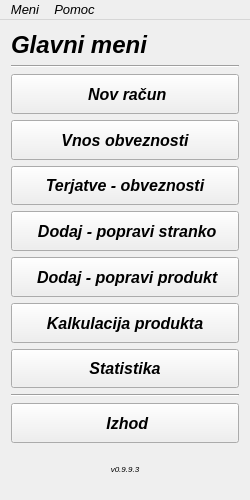
<?xml version="1.0" encoding="UTF-8"?>
<ui version="4.0">
 <class>MainWindow</class>
 <widget class="QMainWindow" name="MainWindow">
  <property name="geometry">
   <rect>
    <x>0</x>
    <y>0</y>
    <width>250</width>
    <height>500</height>
   </rect>
  </property>
  <property name="sizePolicy">
   <sizepolicy hsizetype="Fixed" vsizetype="Fixed">
    <horstretch>0</horstretch>
    <verstretch>0</verstretch>
   </sizepolicy>
  </property>
  <property name="minimumSize">
   <size>
    <width>250</width>
    <height>500</height>
   </size>
  </property>
  <property name="maximumSize">
   <size>
    <width>250</width>
    <height>500</height>
   </size>
  </property>
  <property name="font">
   <font>
    <family>MS Sans Serif</family>
    <pointsize>10</pointsize>
    <italic>true</italic>
   </font>
  </property>
  <property name="windowTitle">
   <string>MainWindow</string>
  </property>
  <property name="documentMode">
   <bool>false</bool>
  </property>
  <widget class="QWidget" name="centralWidget">
   <layout class="QGridLayout" name="gridLayout">
    <item row="0" column="0">
     <widget class="QLabel" name="label_2">
      <property name="sizePolicy">
       <sizepolicy hsizetype="MinimumExpanding" vsizetype="Maximum">
        <horstretch>0</horstretch>
        <verstretch>0</verstretch>
       </sizepolicy>
      </property>
      <property name="font">
       <font>
        <family>MS Sans Serif</family>
        <pointsize>18</pointsize>
        <weight>75</weight>
        <italic>true</italic>
        <bold>true</bold>
       </font>
      </property>
      <property name="frameShape">
       <enum>QFrame::NoFrame</enum>
      </property>
      <property name="frameShadow">
       <enum>QFrame::Plain</enum>
      </property>
      <property name="text">
       <string>Glavni meni</string>
      </property>
     </widget>
    </item>
    <item row="2" column="0">
     <layout class="QVBoxLayout" name="verticalLayout">
      <item>
       <widget class="QPushButton" name="pushButton_2">
        <property name="sizePolicy">
         <sizepolicy hsizetype="Minimum" vsizetype="Minimum">
          <horstretch>0</horstretch>
          <verstretch>0</verstretch>
         </sizepolicy>
        </property>
        <property name="font">
         <font>
          <family>MS Sans Serif</family>
          <pointsize>12</pointsize>
          <weight>75</weight>
          <italic>true</italic>
          <bold>true</bold>
          <kerning>true</kerning>
         </font>
        </property>
        <property name="layoutDirection">
         <enum>Qt::LeftToRight</enum>
        </property>
        <property name="text">
         <string> Nov račun</string>
        </property>
        <property name="icon">
         <iconset>
          <normaloff>../icons/new_invoice.png</normaloff>
          <activeon>:/icons/new_invoice.png</activeon>../icons/new_invoice.png</iconset>
        </property>
        <property name="iconSize">
         <size>
          <width>16</width>
          <height>16</height>
         </size>
        </property>
        <property name="shortcut">
         <string>F1</string>
        </property>
        <property name="autoExclusive">
         <bool>false</bool>
        </property>
       </widget>
      </item>
      <item>
       <widget class="QPushButton" name="pushButton_6">
        <property name="sizePolicy">
         <sizepolicy hsizetype="Minimum" vsizetype="Minimum">
          <horstretch>0</horstretch>
          <verstretch>0</verstretch>
         </sizepolicy>
        </property>
        <property name="font">
         <font>
          <family>MS Sans Serif</family>
          <pointsize>12</pointsize>
          <weight>75</weight>
          <italic>true</italic>
          <bold>true</bold>
         </font>
        </property>
        <property name="text">
         <string>Vnos obveznosti</string>
        </property>
        <property name="icon">
         <iconset>
          <activeon>:/icons/money-bag.png</activeon>
         </iconset>
        </property>
       </widget>
      </item>
      <item>
       <widget class="QPushButton" name="pushButton_5">
        <property name="sizePolicy">
         <sizepolicy hsizetype="Minimum" vsizetype="Minimum">
          <horstretch>0</horstretch>
          <verstretch>0</verstretch>
         </sizepolicy>
        </property>
        <property name="font">
         <font>
          <family>MS Sans Serif</family>
          <pointsize>12</pointsize>
          <weight>75</weight>
          <italic>true</italic>
          <bold>true</bold>
         </font>
        </property>
        <property name="text">
         <string>Terjatve - obveznosti</string>
        </property>
        <property name="icon">
         <iconset>
          <normalon>../icons/terjatve_obveznosti.png</normalon>
          <activeon>:/icons/terjatve_obveznosti.png</activeon>
         </iconset>
        </property>
        <property name="shortcut">
         <string>F2</string>
        </property>
       </widget>
      </item>
      <item>
       <widget class="QPushButton" name="pushButton_3">
        <property name="sizePolicy">
         <sizepolicy hsizetype="Minimum" vsizetype="Minimum">
          <horstretch>0</horstretch>
          <verstretch>0</verstretch>
         </sizepolicy>
        </property>
        <property name="font">
         <font>
          <family>MS Sans Serif</family>
          <pointsize>12</pointsize>
          <weight>75</weight>
          <italic>true</italic>
          <bold>true</bold>
         </font>
        </property>
        <property name="text">
         <string> Dodaj - popravi stranko</string>
        </property>
        <property name="icon">
         <iconset>
          <normaloff>../icons/dodaj_podjetje.png</normaloff>
          <activeon>:/icons/dodaj_podjetje.png</activeon>../icons/dodaj_podjetje.png</iconset>
        </property>
        <property name="shortcut">
         <string>F3</string>
        </property>
       </widget>
      </item>
      <item>
       <widget class="QPushButton" name="pushButton_4">
        <property name="sizePolicy">
         <sizepolicy hsizetype="Minimum" vsizetype="Minimum">
          <horstretch>0</horstretch>
          <verstretch>0</verstretch>
         </sizepolicy>
        </property>
        <property name="font">
         <font>
          <family>MS Sans Serif</family>
          <pointsize>12</pointsize>
          <weight>75</weight>
          <italic>true</italic>
          <bold>true</bold>
         </font>
        </property>
        <property name="text">
         <string> Dodaj - popravi produkt</string>
        </property>
        <property name="icon">
         <iconset>
          <normaloff>../icons/dodaj_produkt.png</normaloff>
          <activeon>:/icons/dodaj_produkt.png</activeon>../icons/dodaj_produkt.png</iconset>
        </property>
        <property name="shortcut">
         <string>F4</string>
        </property>
       </widget>
      </item>
      <item>
       <widget class="QPushButton" name="pushButton_8">
        <property name="sizePolicy">
         <sizepolicy hsizetype="Minimum" vsizetype="Minimum">
          <horstretch>0</horstretch>
          <verstretch>0</verstretch>
         </sizepolicy>
        </property>
        <property name="font">
         <font>
          <pointsize>12</pointsize>
          <weight>75</weight>
          <bold>true</bold>
         </font>
        </property>
        <property name="text">
         <string>Kalkulacija produkta</string>
        </property>
        <property name="icon">
         <iconset resource="files.qrc">
          <normaloff>:/icons/calculation.png</normaloff>:/icons/calculation.png</iconset>
        </property>
        <property name="iconSize">
         <size>
          <width>22</width>
          <height>22</height>
         </size>
        </property>
       </widget>
      </item>
      <item>
       <widget class="QPushButton" name="pushButton_7">
        <property name="sizePolicy">
         <sizepolicy hsizetype="Minimum" vsizetype="Minimum">
          <horstretch>0</horstretch>
          <verstretch>0</verstretch>
         </sizepolicy>
        </property>
        <property name="font">
         <font>
          <family>MS Sans Serif</family>
          <pointsize>12</pointsize>
          <weight>75</weight>
          <italic>true</italic>
          <bold>true</bold>
         </font>
        </property>
        <property name="text">
         <string>Statistika</string>
        </property>
        <property name="icon">
         <iconset>
          <normalon>:/icons/statistic.png</normalon>
         </iconset>
        </property>
       </widget>
      </item>
      <item>
       <widget class="Line" name="line">
        <property name="font">
         <font>
          <family>MS Sans Serif</family>
          <italic>true</italic>
         </font>
        </property>
        <property name="orientation">
         <enum>Qt::Horizontal</enum>
        </property>
       </widget>
      </item>
      <item>
       <widget class="QPushButton" name="pushButton">
        <property name="sizePolicy">
         <sizepolicy hsizetype="Minimum" vsizetype="Minimum">
          <horstretch>0</horstretch>
          <verstretch>0</verstretch>
         </sizepolicy>
        </property>
        <property name="font">
         <font>
          <family>MS Sans Serif</family>
          <pointsize>12</pointsize>
          <weight>75</weight>
          <italic>true</italic>
          <bold>true</bold>
         </font>
        </property>
        <property name="text">
         <string> Izhod</string>
        </property>
        <property name="icon">
         <iconset>
          <normaloff>../icons/izhod.png</normaloff>
          <activeon>:/icons/izhod.png</activeon>../icons/izhod.png</iconset>
        </property>
        <property name="shortcut">
         <string>Ctrl+Q</string>
        </property>
       </widget>
      </item>
      <item>
       <widget class="QLabel" name="label">
        <property name="font">
         <font>
          <family>MS Sans Serif</family>
          <pointsize>6</pointsize>
          <italic>true</italic>
         </font>
        </property>
        <property name="layoutDirection">
         <enum>Qt::LeftToRight</enum>
        </property>
        <property name="frameShape">
         <enum>QFrame::NoFrame</enum>
        </property>
        <property name="frameShadow">
         <enum>QFrame::Raised</enum>
        </property>
        <property name="text">
         <string>v0.9.9.3</string>
        </property>
        <property name="textFormat">
         <enum>Qt::AutoText</enum>
        </property>
        <property name="alignment">
         <set>Qt::AlignCenter</set>
        </property>
       </widget>
      </item>
     </layout>
    </item>
    <item row="1" column="0">
     <widget class="Line" name="line_2">
      <property name="font">
       <font>
        <family>MS Sans Serif</family>
        <italic>true</italic>
       </font>
      </property>
      <property name="orientation">
       <enum>Qt::Horizontal</enum>
      </property>
     </widget>
    </item>
   </layout>
  </widget>
  <widget class="QMenuBar" name="menuBar">
   <property name="geometry">
    <rect>
     <x>0</x>
     <y>0</y>
     <width>250</width>
     <height>21</height>
    </rect>
   </property>
   <widget class="QMenu" name="menuStart">
    <property name="title">
     <string>Meni</string>
    </property>
    <addaction name="actionNov_racun"/>
    <addaction name="actionVnos_obveznosti"/>
    <addaction name="actionTerjatve_obveznosti"/>
    <addaction name="actionDodaj_podjetje"/>
    <addaction name="actionDodaj_produkt"/>
    <addaction name="actionKalkulacija_produkta"/>
    <addaction name="actionStatistika"/>
    <addaction name="separator"/>
    <addaction name="actionArhiv"/>
    <addaction name="actionNastavitve"/>
    <addaction name="separator"/>
    <addaction name="actionIzhod"/>
   </widget>
   <widget class="QMenu" name="menuPomoc">
    <property name="title">
     <string>Pomoc</string>
    </property>
    <addaction name="actionO_programu"/>
    <addaction name="separator"/>
    <addaction name="actionTesting"/>
   </widget>
   <addaction name="menuStart"/>
   <addaction name="menuPomoc"/>
  </widget>
  <action name="actionNov_racun">
   <property name="icon">
    <iconset resource="files.qrc">
     <normaloff>:/icons/new_invoice.png</normaloff>
     <normalon>../icons/new_invoice.png</normalon>:/icons/new_invoice.png</iconset>
   </property>
   <property name="text">
    <string>Nov racun</string>
   </property>
   <property name="font">
    <font>
     <family>MS Sans Serif</family>
     <pointsize>10</pointsize>
     <italic>true</italic>
    </font>
   </property>
   <property name="shortcut">
    <string>F1</string>
   </property>
  </action>
  <action name="actionDodaj_podjetje">
   <property name="icon">
    <iconset>
     <normalon>:/icons/dodaj_podjetje.png</normalon>
    </iconset>
   </property>
   <property name="text">
    <string>Dodaj stranko</string>
   </property>
   <property name="shortcut">
    <string>F4</string>
   </property>
  </action>
  <action name="actionDodaj_produkt">
   <property name="icon">
    <iconset>
     <normalon>:/icons/dodaj_produkt.png</normalon>
    </iconset>
   </property>
   <property name="text">
    <string>Dodaj produkt</string>
   </property>
   <property name="shortcut">
    <string>F5</string>
   </property>
  </action>
  <action name="actionIzhod">
   <property name="icon">
    <iconset>
     <normalon>:/icons/izhod.png</normalon>
    </iconset>
   </property>
   <property name="text">
    <string>Izhod</string>
   </property>
   <property name="shortcut">
    <string>Ctrl+Q</string>
   </property>
  </action>
  <action name="actionO_programu">
   <property name="icon">
    <iconset>
     <normaloff>../icons/about.png</normaloff>
     <normalon>:/icons/about.png</normalon>../icons/about.png</iconset>
   </property>
   <property name="text">
    <string>O programu</string>
   </property>
   <property name="font">
    <font>
     <family>MS Sans Serif</family>
     <pointsize>10</pointsize>
     <italic>true</italic>
    </font>
   </property>
   <property name="shortcut">
    <string>Ctrl+I</string>
   </property>
  </action>
  <action name="actionArhiv">
   <property name="icon">
    <iconset>
     <normalon>:/icons/arhiv.png</normalon>
    </iconset>
   </property>
   <property name="text">
    <string>Arhiv</string>
   </property>
   <property name="shortcut">
    <string>F8</string>
   </property>
  </action>
  <action name="actionTerjatve_obveznosti">
   <property name="icon">
    <iconset>
     <normalon>:/icons/terjatve_obveznosti.png</normalon>
    </iconset>
   </property>
   <property name="text">
    <string>Terjatve / obveznosti</string>
   </property>
   <property name="shortcut">
    <string>F3</string>
   </property>
  </action>
  <action name="actionVnos_obveznosti">
   <property name="icon">
    <iconset>
     <normalon>:/icons/money-bag.png</normalon>
    </iconset>
   </property>
   <property name="text">
    <string>Vnos obveznosti</string>
   </property>
   <property name="shortcut">
    <string>F2</string>
   </property>
  </action>
  <action name="actionNastavitve">
   <property name="icon">
    <iconset>
     <normalon>:/icons/settings.png</normalon>
    </iconset>
   </property>
   <property name="text">
    <string>Nastavitve</string>
   </property>
   <property name="shortcut">
    <string>F9</string>
   </property>
  </action>
  <action name="actionStatistika">
   <property name="icon">
    <iconset>
     <normalon>:/icons/statistic.png</normalon>
    </iconset>
   </property>
   <property name="text">
    <string>Statistika</string>
   </property>
   <property name="shortcut">
    <string>F7</string>
   </property>
  </action>
  <action name="actionTesting">
   <property name="text">
    <string>Testing</string>
   </property>
   <property name="shortcut">
    <string>Ctrl+T</string>
   </property>
  </action>
  <action name="actionKalkulacija_produkta">
   <property name="icon">
    <iconset resource="files.qrc">
     <normaloff>:/icons/calculation.png</normaloff>:/icons/calculation.png</iconset>
   </property>
   <property name="text">
    <string>Kalkulacija produkta</string>
   </property>
   <property name="shortcut">
    <string>F6</string>
   </property>
  </action>
 </widget>
 <layoutdefault spacing="6" margin="11"/>
 <resources>
  <include location="files.qrc"/>
 </resources>
 <connections>
  <connection>
   <sender>pushButton</sender>
   <signal>clicked()</signal>
   <receiver>MainWindow</receiver>
   <slot>close()</slot>
   <hints>
    <hint type="sourcelabel">
     <x>229</x>
     <y>334</y>
    </hint>
    <hint type="destinationlabel">
     <x>231</x>
     <y>290</y>
    </hint>
   </hints>
  </connection>
 </connections>
</ui>
